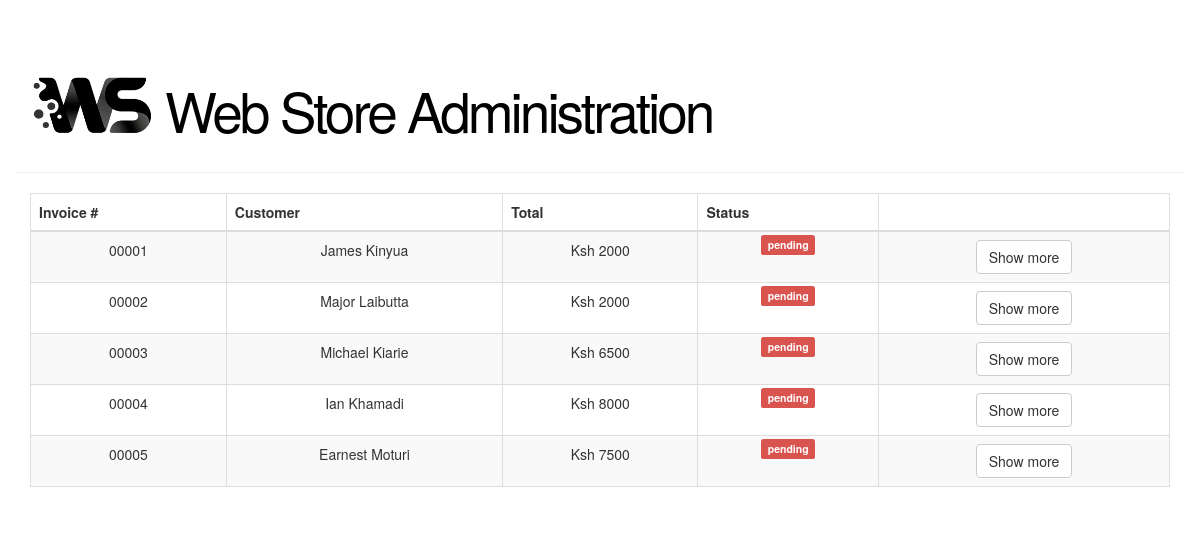
The page / on the database its author committed.
### tables this page shows
CREATE TABLE IF NOT EXISTS `invoices` (
`id` int(11) NOT NULL,
  `customers_id` int(11) NOT NULL,
  `products` text NOT NULL,
  `total` float NOT NULL,
  `status` varchar(100) NOT NULL
);

CREATE TABLE IF NOT EXISTS `customers` (
`id` int(11) NOT NULL,
  `name` varchar(200) NOT NULL,
  `telephone` varchar(100) NOT NULL,
  `emailaddress` varchar(200) NOT NULL
);

### backend/db/dbconfig.php (called while the page is built)
<?php
return [
    'host' => 'localhost',
    'username' => 'root',
    'password' => '',
    'dbname' => 'sensus'
];

### backend/db/Dbase.php (called while the page is built, shortened)
<?php
class Dbase {
    private $_port;
    private $_db_valid = false;
    public $host;
    public $user;
    public $password;
    public $database;
    public $mysqli = null;
    public function __construct() {
        $this->_port = ini_get('mysqli.default.port');
        $config = require ROOT .DS. 'backend' .DS. 'db' .DS. 'dbconfig.php';
        $this->host = $config['host'];
        $this->user = $config['username'];
        $this->password = $config['password'];
        $this->database = $config['dbname'];
        return $this->connect();
    }
    public function connect() {
        if(!empty($this->host)
                && !empty($this->user)
                && !empty($this->database)
            ){
            $this->mysqli = mysqli_connect($this->host, $this->user, $this->password, $this->database, $this->_port);
            $this->_db_valid = true;
            return $this->mysqli;
        }
    }
    public function run($querystr){
        $query = $this->mysqli->query($querystr);
        return $query;
    }
    public function isValid() {
        return $this->_db_valid;
    }
}

### client/Client.php (called while the page is built, shortened)
<?php
class Client {
    public $invoices;
    public function __construct(Customers $customers, Products $products, Invoices $invoices){
        $this->invoices = $invoices;
    }
    public function showAll() {
        $this->invoices->show();
    }
}

### backend/engine/Invoices.php (the view, shortened to what this page needs)
<?php
class Invoices extends WebStore {
	public function Serial($value) {
		return str_pad($value, 5,'0', STR_PAD_LEFT);
	}
	public function getCustomers($value, $id) {
		$Query = "SELECT `$value` FROM `customers` WHERE `id` = '$id'";
		$Result = $this->database->run($Query);
		$Row    = $Result->fetch_assoc();
		return $Row[$value];
	}
	public function show() {
		if (isset($_GET['invoice']) && is_numeric($_GET['invoice'])) {
			$Query  = "SELECT * FROM `invoices` WHERE `id` = " . $_GET['invoice'];
			$Result = $this->database->run($Query);
			$totalRecs = $Result->num_rows;
			if($totalRecs == 0) {
				echo "No Data To Display";
			} else {
				$Row     = $Result->fetch_assoc();
				$QueryC  = "SELECT * FROM `customers` WHERE `id` = " . $Row['customers_id'];
				$ResultC = $this->database->run($QueryC);
				$Client  = $ResultC->fetch_assoc();
				$tableData = $this->InvoiceTL($Row['customers_id']);
				echo "
				<div class=\"container\">
					<button class=\"btn btn-default pull-right\" onclick=\"window.history.go(-1)\">Back to Listing</button><div class=\"well well-sm\"><h4><strong>Web Store Invoice No. " . $this->Serial($Row['id']) . "</strong></h4></div><div class=\"row\">
					<div class=\"col-xs-12\">
						<div class=\"pull-left\">
							<address>
								<strong>" . ucwords($Client['name']) . "</strong><br>
								<abbr title=\"Mobile Phone\">Phone:</abbr> " . $Client['telephone'] . "<br/>
								<abbr title=\"Email Address\">Email:</abbr> " . $Client['emailaddress'] . "
							</address>
						</div>
						<div class=\"pull-right\">
							<p class=\"m-t-10\"><strong>Order Status: </strong> <span class=\"label label-danger\">" . $Row['status'] . "</span></p>
							<p class=\"m-t-10\"><strong>Order ID: </strong> # " . $this->Serial($Row['id']) . "</p>
						</div>
					</div>
				</div><div class=\"row\">
				<div class=\"col-xs-12\">
					<div class=\"table-responsive\">
						<table class=\"table m-t-30\">
							<thead class=\"bg-faded\">
								<tr>
									<th>#</th>
									<th>Product No</th>
									<th>Item</th>
									<th>Description</th>
									<th>Quantity</th>
									<th>Total</th>
								</tr>
							</thead>
							<tbody>" . $tableData . "</tbody>
						</table>
					</div>
				</div>
				</div><div class=\"row\">
				<div class=\"col-md-6 col-sm-6 col-xs-6\">
					<div class=\"clearfix m-t-30\">
						<h5 class=\"small text-inverse font-600\"><b>PAYMENT TERMS AND POLICIES</b></h5>
						<small>
							All accounts are to be paid within 7 days from receipt of
							invoice. To be paid by cheque or credit card or direct payment
							online. If account is not paid within 7 days the credits details
							supplied as confirmation of work undertaken will be charged the
							agreed quoted fee noted above.
						</small>
					</div>
				</div>
				<div class=\"col-md-3 col-sm-6 col-xs-6 col-md-offset-3\">
					<p class=\"text-xs-right\"><b>Sub-total:</b> " . number_format($Row['total']) . "</p>
					<p class=\"text-xs-right\">Discout: 0%</p>
					<p class=\"text-xs-right\">VAT: 0%</p>
					<hr>
					<h3 class=\"text-xs-right\">KSH " . number_format($Row['total']) . "</h3>
				</div>
				</div>
				</div>";
			}
		} else {
			$Query  = "SELECT * FROM `invoices`";
			$Result = $this->database->run($Query);
			$totalRecs = $Result->num_rows;
			if($totalRecs == 0) {
				echo "No Data To Display";
			} else {
				echo "
				<table class=\"table table-striped table-bordered\">
					<thead>
						<tr>
							<th>Invoice #</th>
							<th>Customer</th>
							<th>Total</th>
							<th>Status</th>
							<th></th>
						</tr>
					</thead>
				";
				while($Row = $Result->fetch_assoc()) {
					echo "
					<tr align=\"center\">
					<td>" . $this->Serial($Row['id']) . "</td>
					<td>" . ucwords($this->getCustomers('name', $Row['customers_id'])) . "</td>
					<td>Ksh " . $Row['total'] . "</td>
					<td><span class=\"label label-danger\">" . $Row['status'] . "</span></td>
					<td><a href=\"?invoice=" . $Row['id'] . "\" class=\"btn btn-default\" role=\"button\">Show more</a></td>
					";
				}
				echo "</tr></table>";
			}
		}
	}
}

### index.php (shortened to what this page needs)
<?php
require  ROOT .DS. 'WebStore.php';
?>
<!DOCTYPE html PUBLIC "-//W3C//DTD XHTML 1.0 Transitional//EN" "http://www.w3.org/TR/xhtml1/DTD/xhtml1-transitional.dtd">
<html xmlns="http://www.w3.org/1999/xhtml">
<head>
<link href="https://maxcdn.bootstrapcdn.com/bootstrap/3.3.7/css/bootstrap.min.css" rel="stylesheet"></link>
</head>
<body>
    <div class="container">
        <div class="page-header row">
            <div class="col-md-2 pull-left">
                <img width="75%" src="<?php echo RELATIVE_ROOT . '/client/images/wslogo.png' ?>" />
            </div>
            <div class="col-md-10 pull-left">
                <h1 style="font-size: 55px; letter-spacing: -3px; padding-top: 20px; margin-left: -60px">
                    <a onclick="window.history.go(-1)" style="color: black">
                        Web Store Administration
                    </a>
                </h1>
            </div>
        </div>
        <?php
            $sample = new WebStore();
            if($sample->checkInstallation()){
                $sample->load($_GET);
            }
        ?>
    </div>
</body>
</html>

### WebStore.php (shortened to what this page needs)
<?php
require ROOT .DS. 'backend' .DS.'db' .DS. 'Dbase.php';
require ROOT .DS. 'client' .DS. 'Client.php';
class WebStore {
    public $database;
    public function __construct() {
        $this->database = new Dbase();
    }
    public function load($io){
        $customers = new Customers();
        $products = new Products();
        $invoices = new Invoices();
        $client = new Client($customers, $products, $invoices);
        if(count($io) == 0)
            $client->showAll();
        elseif(array_key_exists ('invoice', $io))
            $client->show('invoice', $io['invoice']);
    }
    public function checkInstallation() {
        if(!$this->database->isValid())
            echo '<blockquote>'
                    . '<h2>Step 1 of 2</h2>'
                    . '<h3>Please configure the MySQL database.</h3>'
                    . '<small>1. Create your new database</small>'
                    . '<small>2. Import the <strong>sampletestdb.sql</strong> into your new database</small>'
                    . '<small>3. Edit <strong>dbconfig.php</strong> in <strong>backend/db</strong> folder and include the databse connection settings</small>'
                . '</blockquote>';
        else
            return true;
    }
}

### rows shown on the page
invoices: id "00001", customers.name "James Kinyua", total "2000", status "pending"
invoices: id "00002", customers.name "Major Laibutta", total "2000", status "pending"
invoices: id "00003", customers.name "Michael Kiarie", total "6500", status "pending"
invoices: id "00004", customers.name "Ian Khamadi", total "8000", status "pending"
invoices: id "00005", customers.name "Earnest Moturi", total "7500", status "pending"
